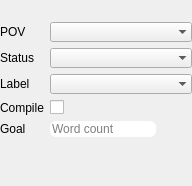
<?xml version="1.0" encoding="UTF-8"?>
<ui version="4.0">
 <class>propertiesView</class>
 <widget class="QWidget" name="propertiesView">
  <property name="geometry">
   <rect>
    <x>0</x>
    <y>0</y>
    <width>192</width>
    <height>186</height>
   </rect>
  </property>
  <property name="windowTitle">
   <string>Form</string>
  </property>
  <layout class="QVBoxLayout" name="verticalLayout">
   <property name="leftMargin">
    <number>0</number>
   </property>
   <property name="topMargin">
    <number>0</number>
   </property>
   <property name="rightMargin">
    <number>0</number>
   </property>
   <property name="bottomMargin">
    <number>0</number>
   </property>
   <item>
    <widget class="lineEditView" name="txtTitle">
     <property name="font">
      <font>
       <weight>75</weight>
       <bold>true</bold>
      </font>
     </property>
     <property name="styleSheet">
      <string notr="true">background:transparent;</string>
     </property>
     <property name="frame">
      <bool>false</bool>
     </property>
    </widget>
   </item>
   <item>
    <widget class="QStackedWidget" name="stack">
     <property name="currentIndex">
      <number>0</number>
     </property>
     <widget class="QWidget" name="page">
      <layout class="QVBoxLayout" name="verticalLayout_2">
       <property name="leftMargin">
        <number>0</number>
       </property>
       <property name="topMargin">
        <number>0</number>
       </property>
       <property name="rightMargin">
        <number>0</number>
       </property>
       <property name="bottomMargin">
        <number>0</number>
       </property>
       <item>
        <layout class="QFormLayout" name="formLayout">
         <item row="0" column="0">
          <widget class="QLabel" name="lblPOV">
           <property name="text">
            <string>POV</string>
           </property>
          </widget>
         </item>
         <item row="0" column="1">
          <widget class="cmbOutlineCharacterChoser" name="cmbPOV">
           <property name="sizePolicy">
            <sizepolicy hsizetype="Expanding" vsizetype="Fixed">
             <horstretch>0</horstretch>
             <verstretch>0</verstretch>
            </sizepolicy>
           </property>
           <property name="frame">
            <bool>false</bool>
           </property>
          </widget>
         </item>
         <item row="1" column="0">
          <widget class="QLabel" name="lblStatus">
           <property name="text">
            <string>Status</string>
           </property>
          </widget>
         </item>
         <item row="1" column="1">
          <widget class="cmbOutlineStatusChoser" name="cmbStatus">
           <property name="sizePolicy">
            <sizepolicy hsizetype="Expanding" vsizetype="Fixed">
             <horstretch>0</horstretch>
             <verstretch>0</verstretch>
            </sizepolicy>
           </property>
           <property name="frame">
            <bool>false</bool>
           </property>
          </widget>
         </item>
         <item row="2" column="0">
          <widget class="QLabel" name="lblLabel">
           <property name="text">
            <string>Label</string>
           </property>
          </widget>
         </item>
         <item row="2" column="1">
          <widget class="cmbOutlineLabelChoser" name="cmbLabel">
           <property name="sizePolicy">
            <sizepolicy hsizetype="Expanding" vsizetype="Fixed">
             <horstretch>0</horstretch>
             <verstretch>0</verstretch>
            </sizepolicy>
           </property>
           <property name="frame">
            <bool>false</bool>
           </property>
          </widget>
         </item>
         <item row="4" column="0">
          <widget class="QLabel" name="lblCompile">
           <property name="text">
            <string>Compile</string>
           </property>
          </widget>
         </item>
         <item row="4" column="1">
          <widget class="chkOutlineCompile" name="chkCompile">
           <property name="text">
            <string/>
           </property>
          </widget>
         </item>
         <item row="5" column="0">
          <widget class="QLabel" name="lblGoal">
           <property name="text">
            <string>Goal</string>
           </property>
          </widget>
         </item>
         <item row="5" column="1">
          <widget class="lineEditView" name="txtGoal">
           <property name="sizePolicy">
            <sizepolicy hsizetype="Fixed" vsizetype="Fixed">
             <horstretch>0</horstretch>
             <verstretch>0</verstretch>
            </sizepolicy>
           </property>
           <property name="autoFillBackground">
            <bool>false</bool>
           </property>
           <property name="styleSheet">
            <string notr="true">border-radius: 6px;</string>
           </property>
           <property name="frame">
            <bool>false</bool>
           </property>
           <property name="placeholderText">
            <string>Word count</string>
           </property>
          </widget>
         </item>
        </layout>
       </item>
      </layout>
     </widget>
     <widget class="QWidget" name="page_2">
      <layout class="QVBoxLayout" name="verticalLayout_3">
       <property name="spacing">
        <number>0</number>
       </property>
       <property name="leftMargin">
        <number>0</number>
       </property>
       <property name="topMargin">
        <number>0</number>
       </property>
       <property name="rightMargin">
        <number>0</number>
       </property>
       <property name="bottomMargin">
        <number>0</number>
       </property>
       <item>
        <layout class="QFormLayout" name="formLayout_2">
         <item row="0" column="0">
          <widget class="QLabel" name="lblPOV_2">
           <property name="text">
            <string>POV</string>
           </property>
          </widget>
         </item>
         <item row="0" column="1">
          <widget class="cmbOutlineCharacterChoser" name="cmbPOVMulti">
           <property name="sizePolicy">
            <sizepolicy hsizetype="Expanding" vsizetype="Fixed">
             <horstretch>0</horstretch>
             <verstretch>0</verstretch>
            </sizepolicy>
           </property>
           <property name="frame">
            <bool>false</bool>
           </property>
          </widget>
         </item>
         <item row="1" column="0">
          <widget class="QLabel" name="label_31">
           <property name="text">
            <string>Status</string>
           </property>
          </widget>
         </item>
         <item row="1" column="1">
          <widget class="cmbOutlineStatusChoser" name="cmbStatusMulti">
           <property name="sizePolicy">
            <sizepolicy hsizetype="Expanding" vsizetype="Fixed">
             <horstretch>0</horstretch>
             <verstretch>0</verstretch>
            </sizepolicy>
           </property>
           <property name="frame">
            <bool>false</bool>
           </property>
          </widget>
         </item>
         <item row="2" column="0">
          <widget class="QLabel" name="label_34">
           <property name="text">
            <string>Label</string>
           </property>
          </widget>
         </item>
         <item row="2" column="1">
          <widget class="cmbOutlineLabelChoser" name="cmbLabelMulti">
           <property name="sizePolicy">
            <sizepolicy hsizetype="Expanding" vsizetype="Fixed">
             <horstretch>0</horstretch>
             <verstretch>0</verstretch>
            </sizepolicy>
           </property>
           <property name="frame">
            <bool>false</bool>
           </property>
          </widget>
         </item>
         <item row="3" column="0">
          <widget class="QLabel" name="label_35">
           <property name="text">
            <string>Compile</string>
           </property>
          </widget>
         </item>
         <item row="3" column="1">
          <widget class="chkOutlineCompile" name="chkCompileMulti">
           <property name="text">
            <string/>
           </property>
          </widget>
         </item>
         <item row="4" column="0">
          <widget class="QLabel" name="label_36">
           <property name="text">
            <string>Goal</string>
           </property>
          </widget>
         </item>
         <item row="4" column="1">
          <widget class="lineEditView" name="txtGoalMulti">
           <property name="sizePolicy">
            <sizepolicy hsizetype="Fixed" vsizetype="Fixed">
             <horstretch>0</horstretch>
             <verstretch>0</verstretch>
            </sizepolicy>
           </property>
           <property name="autoFillBackground">
            <bool>false</bool>
           </property>
           <property name="styleSheet">
            <string notr="true">border-radius: 6px;</string>
           </property>
           <property name="frame">
            <bool>false</bool>
           </property>
           <property name="placeholderText">
            <string>Word count</string>
           </property>
          </widget>
         </item>
        </layout>
       </item>
      </layout>
     </widget>
    </widget>
   </item>
  </layout>
 </widget>
 <customwidgets>
  <customwidget>
   <class>lineEditView</class>
   <extends>QLineEdit</extends>
   <header>manuskript.ui.views.lineEditView.h</header>
  </customwidget>
  <customwidget>
   <class>cmbOutlineCharacterChoser</class>
   <extends>QComboBox</extends>
   <header>manuskript.ui.views.cmbOutlineCharacterChoser.h</header>
  </customwidget>
  <customwidget>
   <class>cmbOutlineStatusChoser</class>
   <extends>QComboBox</extends>
   <header>manuskript.ui.views.cmbOutlineStatusChoser.h</header>
  </customwidget>
  <customwidget>
   <class>chkOutlineCompile</class>
   <extends>QCheckBox</extends>
   <header>manuskript.ui.views.chkOutlineCompile.h</header>
  </customwidget>
  <customwidget>
   <class>cmbOutlineLabelChoser</class>
   <extends>QComboBox</extends>
   <header>manuskript.ui.views.cmbOutlineLabelChoser.h</header>
  </customwidget>
 </customwidgets>
 <resources/>
 <connections/>
</ui>
